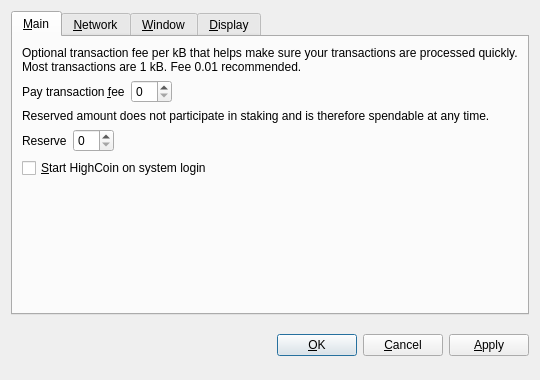
<?xml version="1.0" encoding="UTF-8"?>
<ui version="4.0">
 <class>OptionsDialog</class>
 <widget class="QDialog" name="OptionsDialog">
  <property name="geometry">
   <rect>
    <x>0</x>
    <y>0</y>
    <width>540</width>
    <height>380</height>
   </rect>
  </property>
  <property name="windowTitle">
   <string>Options</string>
  </property>
  <property name="modal">
   <bool>true</bool>
  </property>
  <layout class="QVBoxLayout" name="verticalLayout">
   <item>
    <widget class="QTabWidget" name="tabWidget">
     <property name="tabPosition">
      <enum>QTabWidget::North</enum>
     </property>
     <property name="currentIndex">
      <number>0</number>
     </property>
     <widget class="QWidget" name="tabMain">
      <attribute name="title">
       <string>&amp;Main</string>
      </attribute>
      <layout class="QVBoxLayout" name="verticalLayout_Main">
       <item>
        <widget class="QLabel" name="transactionFeeInfoLabel">
         <property name="text">
          <string>Optional transaction fee per kB that helps make sure your transactions are processed quickly. Most transactions are 1 kB. Fee 0.01 recommended.</string>
         </property>
         <property name="textFormat">
          <enum>Qt::PlainText</enum>
         </property>
         <property name="wordWrap">
          <bool>true</bool>
         </property>
        </widget>
       </item>
       <item>
        <layout class="QHBoxLayout" name="horizontalLayoutFee">
         <item>
          <widget class="QLabel" name="transactionFeeLabel">
           <property name="text">
            <string>Pay transaction &amp;fee</string>
           </property>
           <property name="textFormat">
            <enum>Qt::PlainText</enum>
           </property>
           <property name="buddy">
            <cstring>transactionFee</cstring>
           </property>
          </widget>
         </item>
         <item>
          <widget class="BitcoinAmountField" name="transactionFee"/>
         </item>
         <item>
          <spacer name="horizontalSpacerFee">
           <property name="orientation">
            <enum>Qt::Horizontal</enum>
           </property>
           <property name="sizeHint" stdset="0">
            <size>
             <width>40</width>
             <height>20</height>
            </size>
           </property>
          </spacer>
         </item>
        </layout>
       </item>
       <item>
        <widget class="QLabel" name="reserveBalanceInfoLabel">
         <property name="text">
          <string>Reserved amount does not participate in staking and is therefore spendable at any time.</string>
         </property>
         <property name="textFormat">
          <enum>Qt::PlainText</enum>
         </property>
         <property name="wordWrap">
          <bool>true</bool>
         </property>
        </widget>
       </item>
       <item>
        <layout class="QHBoxLayout" name="horizontalLayoutReserveBalance">
         <item>
          <widget class="QLabel" name="reserveBalanceLabel">
           <property name="text">
            <string>Reserve</string>
           </property>
           <property name="textFormat">
            <enum>Qt::PlainText</enum>
           </property>
           <property name="buddy">
            <cstring>reserveBalance</cstring>
           </property>
          </widget>
         </item>
         <item>
          <widget class="BitcoinAmountField" name="reserveBalance"/>
         </item>
         <item>
          <spacer name="horizontalSpacerReserveBalance">
           <property name="orientation">
            <enum>Qt::Horizontal</enum>
           </property>
           <property name="sizeHint" stdset="0">
            <size>
             <width>40</width>
             <height>20</height>
            </size>
           </property>
          </spacer>
         </item>
        </layout>
       </item>
       <item>
        <widget class="QCheckBox" name="bitcoinAtStartup">
         <property name="toolTip">
          <string>Automatically start HighCoin after logging in to the system.</string>
         </property>
         <property name="text">
          <string>&amp;Start HighCoin on system login</string>
         </property>
        </widget>
       </item>
       <item>
        <spacer name="verticalSpacer_Main">
         <property name="orientation">
          <enum>Qt::Vertical</enum>
         </property>
         <property name="sizeHint" stdset="0">
          <size>
           <width>20</width>
           <height>40</height>
          </size>
         </property>
        </spacer>
       </item>
      </layout>
     </widget>
     <widget class="QWidget" name="tabNetwork">
      <attribute name="title">
       <string>&amp;Network</string>
      </attribute>
      <layout class="QVBoxLayout" name="verticalLayout_Network">
       <item>
        <widget class="QCheckBox" name="mapPortUpnp">
         <property name="toolTip">
          <string>Automatically open the HighCoin client port on the router. This only works when your router supports UPnP and it is enabled.</string>
         </property>
         <property name="text">
          <string>Map port using &amp;UPnP</string>
         </property>
        </widget>
       </item>
       <item>
        <widget class="QCheckBox" name="connectSocks">
         <property name="toolTip">
          <string>Connect to the HighCoin network through a SOCKS proxy (e.g. when connecting through Tor).</string>
         </property>
         <property name="text">
          <string>&amp;Connect through SOCKS proxy:</string>
         </property>
        </widget>
       </item>
       <item>
        <layout class="QHBoxLayout" name="horizontalLayout_Network">
         <item>
          <widget class="QLabel" name="proxyIpLabel">
           <property name="text">
            <string>Proxy &amp;IP:</string>
           </property>
           <property name="textFormat">
            <enum>Qt::PlainText</enum>
           </property>
           <property name="buddy">
            <cstring>proxyIp</cstring>
           </property>
          </widget>
         </item>
         <item>
          <widget class="QValidatedLineEdit" name="proxyIp">
           <property name="maximumSize">
            <size>
             <width>140</width>
             <height>16777215</height>
            </size>
           </property>
           <property name="toolTip">
            <string>IP address of the proxy (e.g. 127.0.0.1)</string>
           </property>
          </widget>
         </item>
         <item>
          <widget class="QLabel" name="proxyPortLabel">
           <property name="text">
            <string>&amp;Port:</string>
           </property>
           <property name="textFormat">
            <enum>Qt::PlainText</enum>
           </property>
           <property name="buddy">
            <cstring>proxyPort</cstring>
           </property>
          </widget>
         </item>
         <item>
          <widget class="QLineEdit" name="proxyPort">
           <property name="maximumSize">
            <size>
             <width>55</width>
             <height>16777215</height>
            </size>
           </property>
           <property name="toolTip">
            <string>Port of the proxy (e.g. 9050)</string>
           </property>
          </widget>
         </item>
         <item>
          <widget class="QLabel" name="socksVersionLabel">
           <property name="text">
            <string>SOCKS &amp;Version:</string>
           </property>
           <property name="textFormat">
            <enum>Qt::PlainText</enum>
           </property>
           <property name="buddy">
            <cstring>socksVersion</cstring>
           </property>
          </widget>
         </item>
         <item>
          <widget class="QValueComboBox" name="socksVersion">
           <property name="toolTip">
            <string>SOCKS version of the proxy (e.g. 5)</string>
           </property>
          </widget>
         </item>
         <item>
          <spacer name="horizontalSpacer_Network">
           <property name="orientation">
            <enum>Qt::Horizontal</enum>
           </property>
           <property name="sizeHint" stdset="0">
            <size>
             <width>40</width>
             <height>20</height>
            </size>
           </property>
          </spacer>
         </item>
        </layout>
       </item>
       <item>
        <spacer name="verticalSpacer_Network">
         <property name="orientation">
          <enum>Qt::Vertical</enum>
         </property>
         <property name="sizeHint" stdset="0">
          <size>
           <width>20</width>
           <height>40</height>
          </size>
         </property>
        </spacer>
       </item>
      </layout>
     </widget>
     <widget class="QWidget" name="tabWindow">
      <attribute name="title">
       <string>&amp;Window</string>
      </attribute>
      <layout class="QVBoxLayout" name="verticalLayout_Window">
       <item>
        <widget class="QCheckBox" name="minimizeToTray">
         <property name="toolTip">
          <string>Show only a tray icon after minimizing the window.</string>
         </property>
         <property name="text">
          <string>&amp;Minimize to the tray instead of the taskbar</string>
         </property>
        </widget>
       </item>
       <item>
        <widget class="QCheckBox" name="minimizeOnClose">
         <property name="toolTip">
          <string>Minimize instead of exit the application when the window is closed. When this option is enabled, the application will be closed only after selecting Quit in the menu.</string>
         </property>
         <property name="text">
          <string>M&amp;inimize on close</string>
         </property>
        </widget>
       </item>
       <item>
        <spacer name="verticalSpacer_Window">
         <property name="orientation">
          <enum>Qt::Vertical</enum>
         </property>
         <property name="sizeHint" stdset="0">
          <size>
           <width>20</width>
           <height>40</height>
          </size>
         </property>
        </spacer>
       </item>
      </layout>
     </widget>
     <widget class="QWidget" name="tabDisplay">
      <attribute name="title">
       <string>&amp;Display</string>
      </attribute>
      <layout class="QVBoxLayout" name="verticalLayout_Display">
       <item>
        <layout class="QHBoxLayout" name="horizontalLayout_1_Display">
         <item>
          <widget class="QLabel" name="langLabel">
           <property name="text">
            <string>User Interface &amp;language:</string>
           </property>
           <property name="textFormat">
            <enum>Qt::PlainText</enum>
           </property>
           <property name="buddy">
            <cstring>lang</cstring>
           </property>
          </widget>
         </item>
         <item>
          <widget class="QValueComboBox" name="lang">
           <property name="toolTip">
            <string>The user interface language can be set here. This setting will take effect after restarting HighCoin.</string>
           </property>
          </widget>
         </item>
        </layout>
       </item>
       <item>
        <layout class="QHBoxLayout" name="horizontalLayout_2_Display">
         <item>
          <widget class="QLabel" name="unitLabel">
           <property name="text">
            <string>&amp;Unit to show amounts in:</string>
           </property>
           <property name="textFormat">
            <enum>Qt::PlainText</enum>
           </property>
           <property name="buddy">
            <cstring>unit</cstring>
           </property>
          </widget>
         </item>
         <item>
          <widget class="QValueComboBox" name="unit">
           <property name="toolTip">
            <string>Choose the default subdivision unit to show in the interface and when sending coins.</string>
           </property>
          </widget>
         </item>
        </layout>
       </item>
       <item>
        <widget class="QCheckBox" name="displayAddresses">
         <property name="toolTip">
          <string>Whether to show HighCoin addresses in the transaction list or not.</string>
         </property>
         <property name="text">
          <string>&amp;Display addresses in transaction list</string>
         </property>
        </widget>
       </item>
       <item>
        <widget class="QCheckBox" name="coinControlFeatures">
         <property name="toolTip">
          <string>Whether to show coin control features or not.</string>
         </property>
         <property name="text">
          <string>Display coin &amp;control features (experts only!)</string>
         </property>
        </widget>
       </item>
       <item>
        <spacer name="verticalSpacer_Display">
         <property name="orientation">
          <enum>Qt::Vertical</enum>
         </property>
         <property name="sizeHint" stdset="0">
          <size>
           <width>20</width>
           <height>40</height>
          </size>
         </property>
        </spacer>
       </item>
      </layout>
     </widget>
    </widget>
   </item>
   <item>
    <layout class="QHBoxLayout" name="horizontalLayout_Buttons">
     <item>
      <spacer name="horizontalSpacer_1">
       <property name="orientation">
        <enum>Qt::Horizontal</enum>
       </property>
       <property name="sizeHint" stdset="0">
        <size>
         <width>40</width>
         <height>48</height>
        </size>
       </property>
      </spacer>
     </item>
     <item>
      <widget class="QLabel" name="statusLabel">
       <property name="font">
        <font>
         <weight>75</weight>
         <bold>true</bold>
        </font>
       </property>
       <property name="text">
        <string/>
       </property>
       <property name="textFormat">
        <enum>Qt::PlainText</enum>
       </property>
       <property name="wordWrap">
        <bool>true</bool>
       </property>
      </widget>
     </item>
     <item>
      <spacer name="horizontalSpacer_2">
       <property name="orientation">
        <enum>Qt::Horizontal</enum>
       </property>
       <property name="sizeHint" stdset="0">
        <size>
         <width>40</width>
         <height>48</height>
        </size>
       </property>
      </spacer>
     </item>
     <item>
      <widget class="QPushButton" name="okButton">
       <property name="text">
        <string>&amp;OK</string>
       </property>
      </widget>
     </item>
     <item>
      <widget class="QPushButton" name="cancelButton">
       <property name="text">
        <string>&amp;Cancel</string>
       </property>
       <property name="autoDefault">
        <bool>false</bool>
       </property>
      </widget>
     </item>
     <item>
      <widget class="QPushButton" name="applyButton">
       <property name="text">
        <string>&amp;Apply</string>
       </property>
       <property name="autoDefault">
        <bool>false</bool>
       </property>
      </widget>
     </item>
    </layout>
   </item>
  </layout>
 </widget>
 <customwidgets>
  <customwidget>
   <class>BitcoinAmountField</class>
   <extends>QSpinBox</extends>
   <header>bitcoinamountfield.h</header>
  </customwidget>
  <customwidget>
   <class>QValueComboBox</class>
   <extends>QComboBox</extends>
   <header>qvaluecombobox.h</header>
  </customwidget>
  <customwidget>
   <class>QValidatedLineEdit</class>
   <extends>QLineEdit</extends>
   <header>qvalidatedlineedit.h</header>
  </customwidget>
 </customwidgets>
 <resources/>
 <connections/>
</ui>
